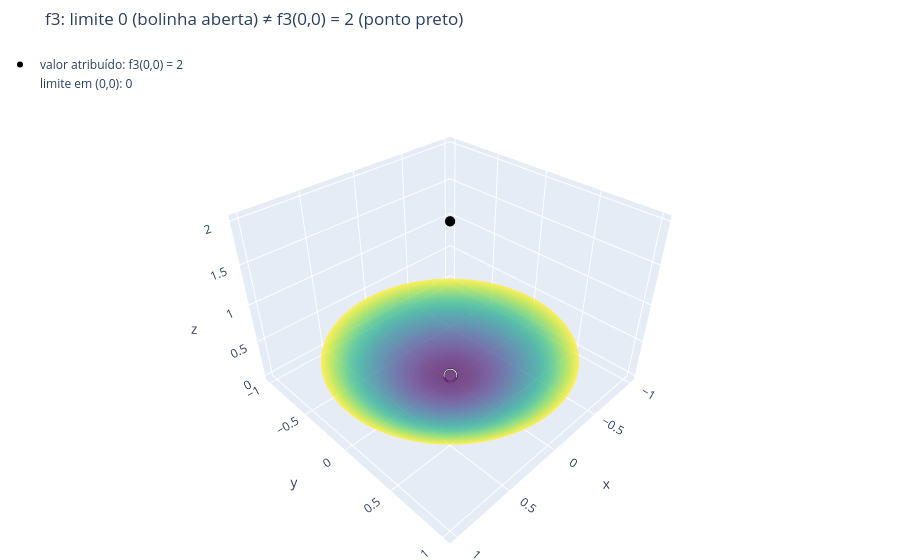

Notebook code cell kept with this figure:
### Markdown cell above
#### Análise na mão ✍️

1. **$f_3(0,0)$ existe:** vale $2$. ✅
2. **O limite existe:** pelo item 2, $\displaystyle\lim_{(x,y)\to(0,0)} f_3 = 0$. ✅
3. **São iguais?** Limite $= 0 \ne 2 = f_3(0,0)$. ❌

$$\boxed{f_3 \text{ não é contínua em } (0,0)}$$

**Em ε-δ:** perto da origem, $f_3(x,y) \approx 0$, então $|f_3(x,y) - f_3(0,0)| = |f_3(x,y) - 2| \approx 2$. Com $\varepsilon = 1$, por exemplo, nenhum $\delta$ funciona: todo disco em volta da origem tem pontos (todos, menos a própria origem) a distância perto de 2 do valor atribuído.

**A descontinuidade é removível.** O limite existe, só o valor atribuído está "errado". Definindo

$$\tilde f_3(x,y) = \begin{cases} f_3(x,y), & (x,y) \ne (0,0) \\ 0, & (x,y) = (0,0) \end{cases}$$

temos $\tilde f_3(x,y) = \sqrt{x^2+y^2+1} - 1$ em **todo** o plano. Fora da origem isso vem da racionalização do item 1; na origem, os dois lados valem 0. Essa função é contínua em todo o plano. Mudar **só** $f_3(0,0)$ de 2 para 0 resolve. É isso que o item 5 vai mostrar interativamente.

**Geometricamente:** a tigela $z = \sqrt{x^2+y^2+1} - 1$ chega até $(0,0,0)$ (bolinha aberta), mas o ponto do gráfico na origem foi colocado em $(0,0,2)$ (ponto preto), **flutuando** acima dela. É um "buraco" na superfície mais um ponto fora do lugar.

### Code cell
# 💻 f3: o limite (0) e o valor atribuído (2) estão separados (arraste para girar)
superficie_continuidade('f3', 'f3: limite 0 (bolinha aberta) ≠ f3(0,0) = 2 (ponto preto)')
distancia_ao_valor('f3')

### Figure 1 — Plotly figure (JSON) as saved in the notebook; plotly's stock layout.template omitted (floating-point values rounded to 4 significant figures; data arrays with more than 128 entries replaced by an {"elided": "..."} marker saying what was removed)
{"data": [{"colorscale": [[0, "#440154"], [0.1111, "#482878"], [0.2222, "#3e4989"], [0.3333, "#31688e"], [0.4444, "#26828e"], [0.5556, "#1f9e89"], [0.6667, "#35b779"], [0.7778, "#6ece58"], [0.8889, "#b5de2b"], [1, "#fde725"]], "hovertemplate": "x=%{x:.3f}<br>y=%{y:.3f}<br>z=%{z:.4f}", "name": "z = f(x,y)", "opacity": 0.75, "showscale": false, "type": "surface", "x": {"elided": "145x90 float values"}, "y": {"elided": "145x90 float values"}, "z": {"elided": "145x90 float values"}}, {"marker": {"color": "black", "size": 6}, "mode": "markers", "name": "valor atribuído: f3(0,0) = 2", "type": "scatter3d", "x": [0], "y": [0], "z": [2]}, {"marker": {"color": "white", "line": {"color": "black", "width": 3}, "size": 8, "symbol": "circle-open"}, "mode": "markers", "name": "limite em (0,0): 0", "type": "scatter3d", "x": [0], "y": [0], "z": [0]}], "layout": {"height": 560, "legend": {"bgcolor": "rgba(255,255,255,0.7)", "x": 0, "y": 1}, "margin": {"b": 0, "l": 0, "r": 0, "t": 50}, "scene": {"aspectmode": "manual", "aspectratio": {"x": 1, "y": 1, "z": 0.7}, "xaxis": {"title": {"text": "x"}}, "yaxis": {"title": {"text": "y"}}, "zaxis": {"title": {"text": "z"}}}, "title": {"text": "f3: limite 0 (bolinha aberta) ≠ f3(0,0) = 2 (ponto preto)"}}}
